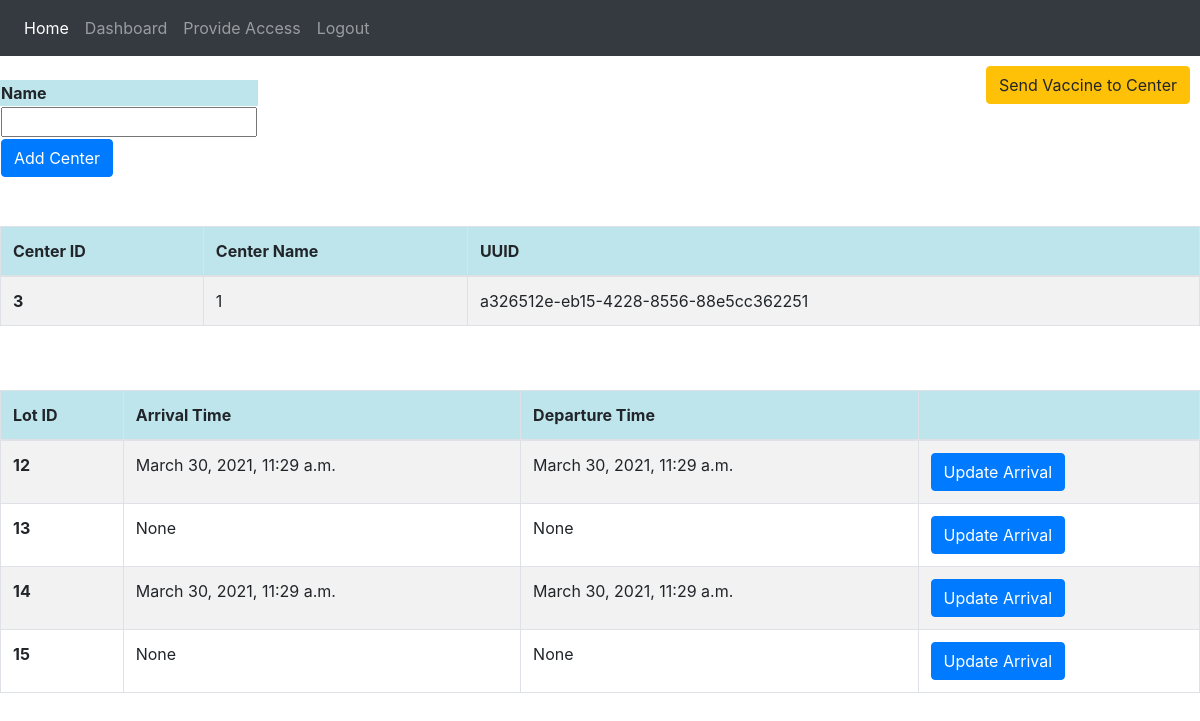
Before: /dashboard/district/akola/ (signed in) with the older database file.
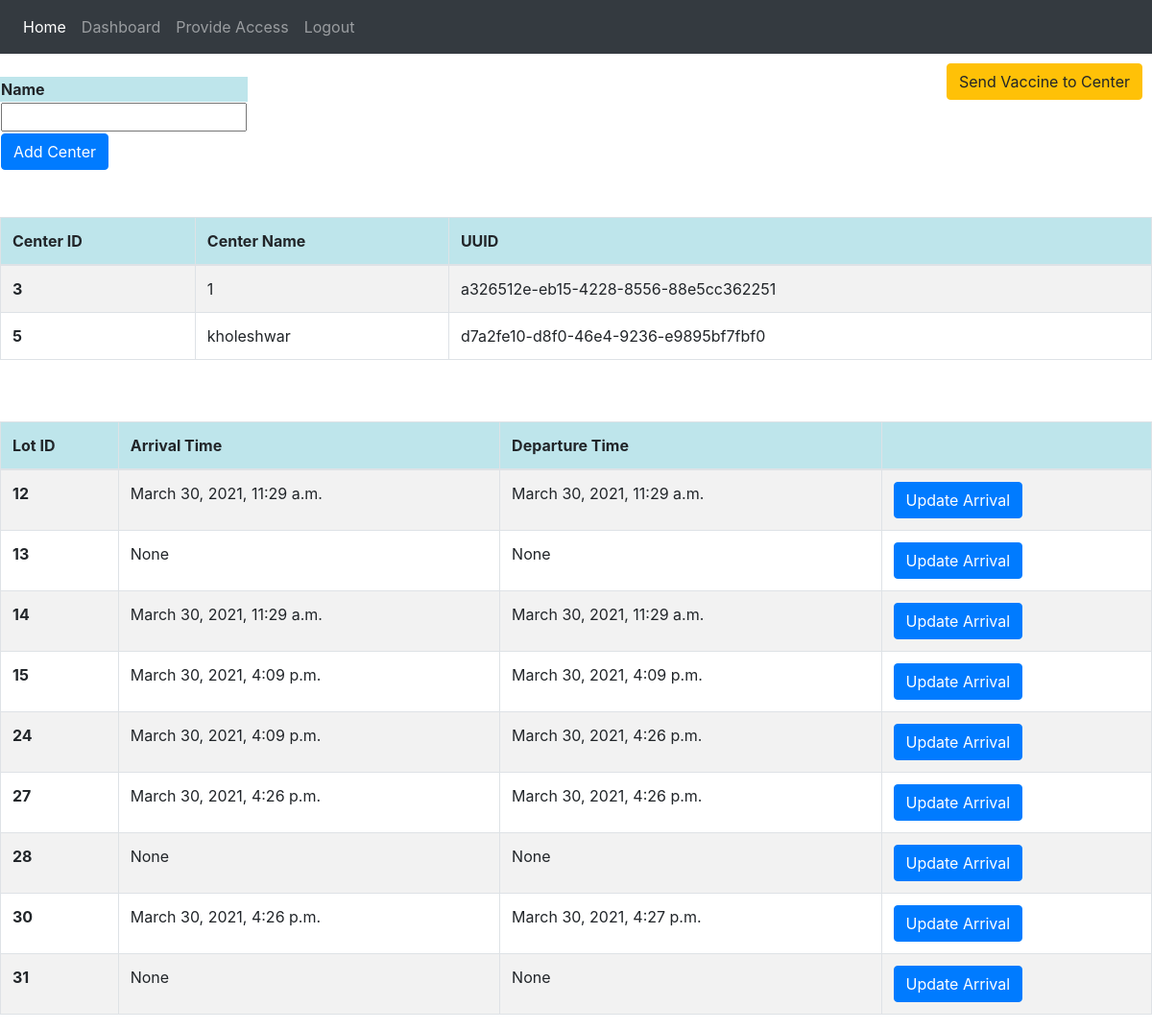
After: the same page with the newer database file.
### vaccine_app/models.py (models this page shows, shortened)
class Center(models.Model):
    centerPrimaryKey = models.AutoField(primary_key=True)
    centerId = models.UUIDField(default=uuid.uuid4, editable=False, unique=True)
    district = models.ForeignKey(District, on_delete=models.CASCADE, related_name="Center")
    name = models.CharField(max_length=255, unique=True)

class DistrictVaccineData(models.Model):
    district = models.ForeignKey(District,on_delete=models.CASCADE,related_name="districtVaccine")
    lot = models.OneToOneField(VaccineLot, on_delete=models.CASCADE,related_name="districtVaccine")
    arrivalTimestamp = models.DateTimeField(blank = True, null=True, default=None)
    departureTimestamp = models.DateTimeField(blank = True, null=True, default=None)

class VaccineLot(models.Model):
    lotId = models.AutoField(primary_key=True)
    status=models.CharField(max_length = 20, choices = lot_status, default = 'produced')
    productionTimestamp = models.DateTimeField(auto_now_add=True)
    departureTimestamp = models.DateTimeField(blank = True, null=True, default=None)

### vaccine_app/views.py (the view, shortened to what this page needs)
# urls.py: path('dashboard/district/<name>/',views.district_dash,name='district_dash'),
@login_required
def district_dash(request,name):
    if name=="":
        return redirect('dashboard')
    if verify(request,"district",name):
        district_obj=District.objects.get(name=name)
        centers = Center.objects.filter(district=district_obj)
        vaccine_lots = DistrictVaccineData.objects.filter(district = district_obj)
        error=[]
        return render(request,'district_dash.html',{'centers':centers, 'error':error, 'vaccine_lots':vaccine_lots,'name':name})
    else:
        return redirect('dashboard')

### vaccine_app/views.py (called while the page is built, shortened)
def verify(request,district_or_center,name):
    if district_or_center=="district":
        user=request.user
        if District.objects.filter(name=name).exists():
            district_obj=District.objects.get(name=name)
            if AccessControlListDistrict.objects.filter(person=user,district=district_obj).exists() and user.is_districtadmin:
                return True
            else:
                print("access is not there for user "+user.email)
                return False
        else:
            print("District name is invalid")
            return False
    else:
        print("Invalid district_or_center value")
        return False

### templates/district_dash.html (shortened to what this page needs)
{% extends 'base.html' %}
    {% block content %}
        <a href="/district/{{name}}/send_to_center" style="float: right; margin:10px;"><button Type="button" class="btn btn-warning">Send Vaccine to Center</button></a>
        <form method="POST">
            <table>
                <tr class="table-info">
                    <th>Name</th>
                </tr>
                <tr>
                    <td><input type="text" id="name" name="name" required /></td>
                    <br>
                </tr>
                <tr>
                  <td><button class="btn btn-primary" type="submit" id="add" value="Add center">Add Center</button></td>
                </tr>
            </table>
        </form>
        <br><br>
        <table class="table table-striped table-bordered" >
            <thead>
              <tr class="table-info">
                <th scope="col">Center ID</th>
                <th scope="col">Center Name</th>
                <th scope="col">UUID</th>
              </tr>
            </thead>
            <tbody>
            {% for center in centers %}
              <tr>
                <th scope="row">{{center.centerPrimaryKey}}</th>
                <td>{{center.name}}</td>
                <td>{{center.centerId.urn|slice:"9:"}}</td>
              </tr>
            {% endfor %}
            </tbody>
          </table>
          <br><br>
          <table class="table table-striped table-bordered">
            <thead>
              <tr class="table-info">
                <th scope="col">Lot ID</th>
                <th scope="col">Arrival Time</th>
                <th scope="col">Departure Time</th>
                <th scope="col"></th>
              </tr>
            </thead>
            <tbody>
            {% for lot in vaccine_lots %}
              <tr>
                <th scope="row">{{ lot.lot.lotId }}</th>
                {% if lot.arrivalTimeStamp != "" %}
                  <td>{{lot.arrivalTimestamp}}</td>
                {% else %}
                  <td>Not arrived yet</td>
                {% endif %}
                <td>{{lot.departureTimestamp}}</td>
                {% if lot.arrivalTimeStamp == 'None' %}
                  <td>Updated Arrival Time</td>
                {% else %}
                  <td><a href="/district/{{name}}/updateArrivalTimeDistrict/{{ lot.lot.lotId }}"><button type="button" class="btn btn-primary">Update Arrival</button></a>
                {% endif %}
              </tr>
            {% endfor %}
            </tbody>
          </table>
    {% endblock content %}

### templates/base.html (shortened to what this page needs)
<!DOCTYPE html>
<html lang="en">
<head>
  <link rel="stylesheet" href="https://stackpath.bootstrapcdn.com/bootstrap/4.1.3/css/bootstrap.min.css">
</head>
<body>
  <nav class="navbar navbar-expand-lg navbar navbar-dark bg-dark">
    <div class="" id="navbarNav">
      <ul class="navbar-nav">
        <li class="nav-item active">
          <a class="nav-link" href="{% url 'index' %}">Home <span class="sr-only">(current)</span></a>
        </li>
        {% if user.is_authenticated %}
        <li class="nav-item">
          <a class="nav-link" href="{% url 'dashboard' %}">Dashboard</a>
        </li>
        <li class="nav-item">
          <a class="nav-link" href="{% url 'provideaccess' %}">Provide Access</a>
        </li>
        <li class="nav-item">
          <a class="nav-link" href="{% url 'logout' %}">Logout</a>
        </li>
        {% endif %}
      </ul>
    </div>
  </nav>
  {% block content %}
  {% endblock %}
</body>
</html>

Changed rows visible on the page:
added Center: centerPrimaryKey "5", name "kholeshwar", centerId.urn "d7a2fe10-d8f0-46e4-9236-e9895bf7fbf0"
changed DistrictVaccineData (number 4 of 9 on the later page): arrivalTimestamp "None" → "March 30, 2021, 4:09 p.m."; departureTimestamp "None" → "March 30, 2021, 4:09 p.m."
added DistrictVaccineData: lot.lotId "24", arrivalTimestamp "March 30, 2021, 4:09 p.m.", departureTimestamp "March 30, 2021, 4:26 p.m."
added DistrictVaccineData: lot.lotId "27", arrivalTimestamp "March 30, 2021, 4:26 p.m.", departureTimestamp "March 30, 2021, 4:26 p.m."
added DistrictVaccineData: lot.lotId "28", arrivalTimestamp "None", departureTimestamp "None"
added DistrictVaccineData: lot.lotId "30", arrivalTimestamp "March 30, 2021, 4:26 p.m.", departureTimestamp "March 30, 2021, 4:27 p.m."
added DistrictVaccineData: lot.lotId "31", arrivalTimestamp "None", departureTimestamp "None"
